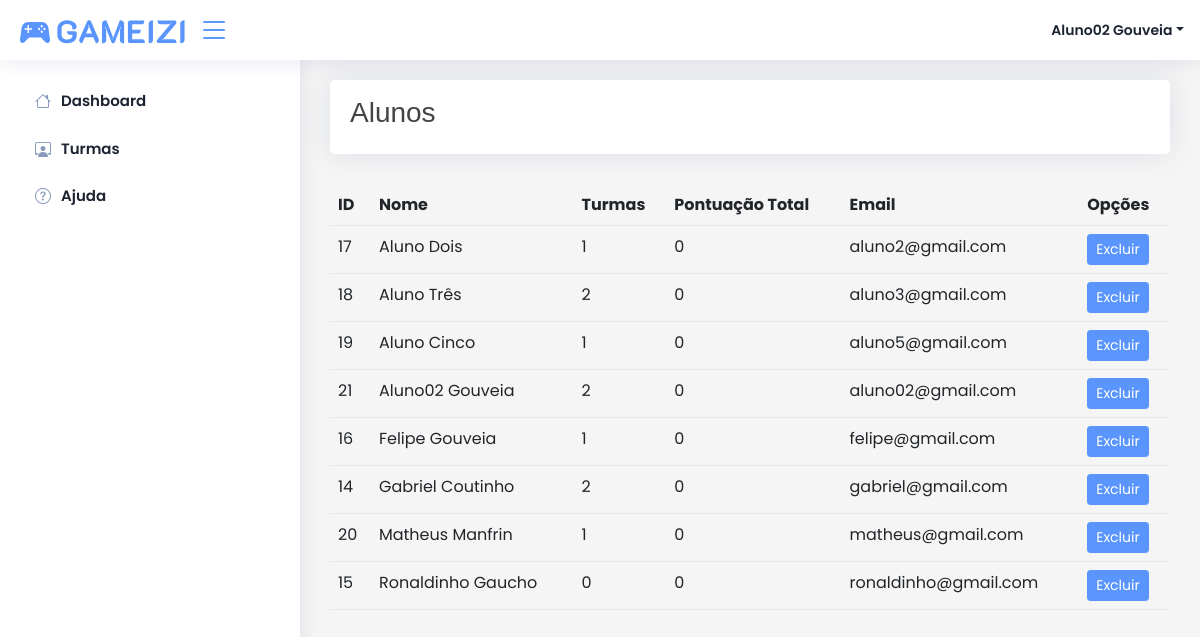
/alunos/ (signed in), run on the app's committed database.
### core/models.py (models this page shows, shortened)
class Aluno(models.Model):
    usuario = models.ForeignKey(settings.AUTH_USER_MODEL, on_delete=models.CASCADE, null=True, blank=True)
    nome = models.CharField("Nome", max_length=1024, null=False)
    sobrenome = models.CharField("Sobrenome", max_length=1024, null=False)
    pontuacao = models.FloatField("Pontuação", default=0, blank=True, null=True)
    tipo = models.CharField("Tipo", choices=TIPOS_ALUNOS, max_length=1024, default='K', blank=True, null=True)
    confirmado = models.BooleanField('Confirmado', default=False)
    criado_em = models.DateField("Criado Em", auto_now_add=True)
    def obter_nome_completo(self):
        return self.nome + ' ' + self.sobrenome
    def obter_quantidade_turmas(self):
        return AlunosTurma.objects.filter(aluno=self).count()

### core/views.py (the view)
# urls.py: path('alunos/', views.alunos, name='alunos'),
@login_required(login_url='/login')
def alunos(request):
    data = {
        'pagina': 'Alunos',
        'alunos': Aluno.objects.all().order_by('nome')
    }
    return render(request, 'core/alunos/index.html', data)

### core/templatetags/filtros.py (called while the page is built)
@register.filter(name='obter_ranking_aluno')
def obter_ranking_aluno(usuario):
    try:
        aluno = Aluno.objects.get(usuario=usuario)
        return rankings[aluno.tipo]
    except:
        return 'Professor'

### core/templates/core/alunos/index.html
{% extends 'core/base.html' %}
{% block pagina %}
Alunos
{% endblock pagina %}
{% block conteudo %}
<div class="row">
    <div class="col-12">
        <table class="table">
            <div class="thead">
                <th>ID</th>
                <th>Nome</th>
                <th>Turmas</th>
                <th>Pontuação Total</th>
                <th>Email</th>
                <th>Opções</th>
            </div>
            <div class="tbody">
                {% for aluno in alunos %}
                <tr>
                    <td>{{ aluno.id }}</td>
                    <td>{{ aluno.obter_nome_completo }}</td>
                    <td>{{ aluno.obter_quantidade_turmas }}</td>
                    <td>0</td>
                    <td>{{ aluno.usuario.email }}</td>
                    <td>
                        <a href="" class="btn btn-sm btn-danger">Excluir</a>
                    </td>
                </tr>
                {% endfor %}
            </div>
        </table>
    </div>
</div>
{% endblock conteudo %}

### core/templates/core/base.html (shortened to what this page needs)
{% load static %}
{% load filtros %}
<html lang="pt-br">
<head>
    <link href="https://cdn.jsdelivr.net/npm/bootstrap@5.1.3/dist/css/bootstrap.min.css" rel="stylesheet">
	<link href="{% static 'css' %}/icons/bootstrap/bootstrap-icons.css" rel="stylesheet">
    <link href="{% static 'css/styles.css' %}" rel="stylesheet">
    <link href="{% static 'css' %}/vendor/custom.css" rel="stylesheet">
</head>
<body>
    <header id="header" class="header fixed-top d-flex align-items-center">
        <div class="d-flex align-items-center justify-content-between">
            <a href="#!" class="d-flex align-items-center">
                <img src="{% static 'img/gameizi.svg' %}" alt="" >
            </a>
            <i class="bi bi-list toggle-sidebar-btn"></i>
        </div>
        <nav class="header-nav ms-auto">
            <ul class="d-flex align-items-center">
                <li class="nav-item dropdown pe-3">
                    <a class="nav-link nav-profile d-flex align-items-center pe-0" href="#" data-bs-toggle="dropdown">
                    <span class="d-none d-md-block dropdown-toggle ps-2">{{ user.first_name|title }} {{ user.last_name|title }}</span>
                    </a>
                </li>
            </ul>
        </nav>
    </header>
    {% include 'core/menu.html' %}
    <main class="main" id="main">
        <div class="card mt-0">
            <div class="card-body py-3">
                <div class="row">
                    <div class="col-md-6 text-start">
                        <h1 class="h3">{% block pagina %}{% endblock pagina %}</h1>
                    </div>
                    <div class="col-md-6 text-end">
                    </div>
                </div>
            </div>
        </div>
        {% block conteudo %}
        {% endblock conteudo %}
    </main>
</body>
</html>

### core/static/css/styles.css (style rules this page uses)
* { padding: 0; margin: 0; box-sizing: border-box; font-family: 'Poppins', sans-serif; }
body { font-size: .875rem; }
.card { margin-top: 2rem; width: 100%; }
a { color: #2470dc; text-decoration: none; }

### data on the page
Aluno: id "17", obter_nome_completo "Aluno Dois", obter_quantidade_turmas "1", usuario.email "aluno2@gmail.com"
Aluno: id "18", obter_nome_completo "Aluno Três", obter_quantidade_turmas "2", usuario.email "aluno3@gmail.com"
Aluno: id "19", obter_nome_completo "Aluno Cinco", obter_quantidade_turmas "1", usuario.email "aluno5@gmail.com"
Aluno: id "21", obter_nome_completo "Aluno02 Gouveia", obter_quantidade_turmas "2", usuario.email "aluno02@gmail.com"
Aluno: id "16", obter_nome_completo "Felipe Gouveia", obter_quantidade_turmas "1", usuario.email "felipe@gmail.com"
Aluno: id "14", obter_nome_completo "Gabriel Coutinho", obter_quantidade_turmas "2", usuario.email "gabriel@gmail.com"
Aluno: id "20", obter_nome_completo "Matheus Manfrin", obter_quantidade_turmas "1", usuario.email "matheus@gmail.com"
Aluno: id "15", obter_nome_completo "Ronaldinho Gaucho", obter_quantidade_turmas "0", usuario.email "ronaldinho@gmail.com"

### other printed values
{{ user.first_name|title }} "Aluno02"
{{ user.last_name|title }} "Gouveia"
